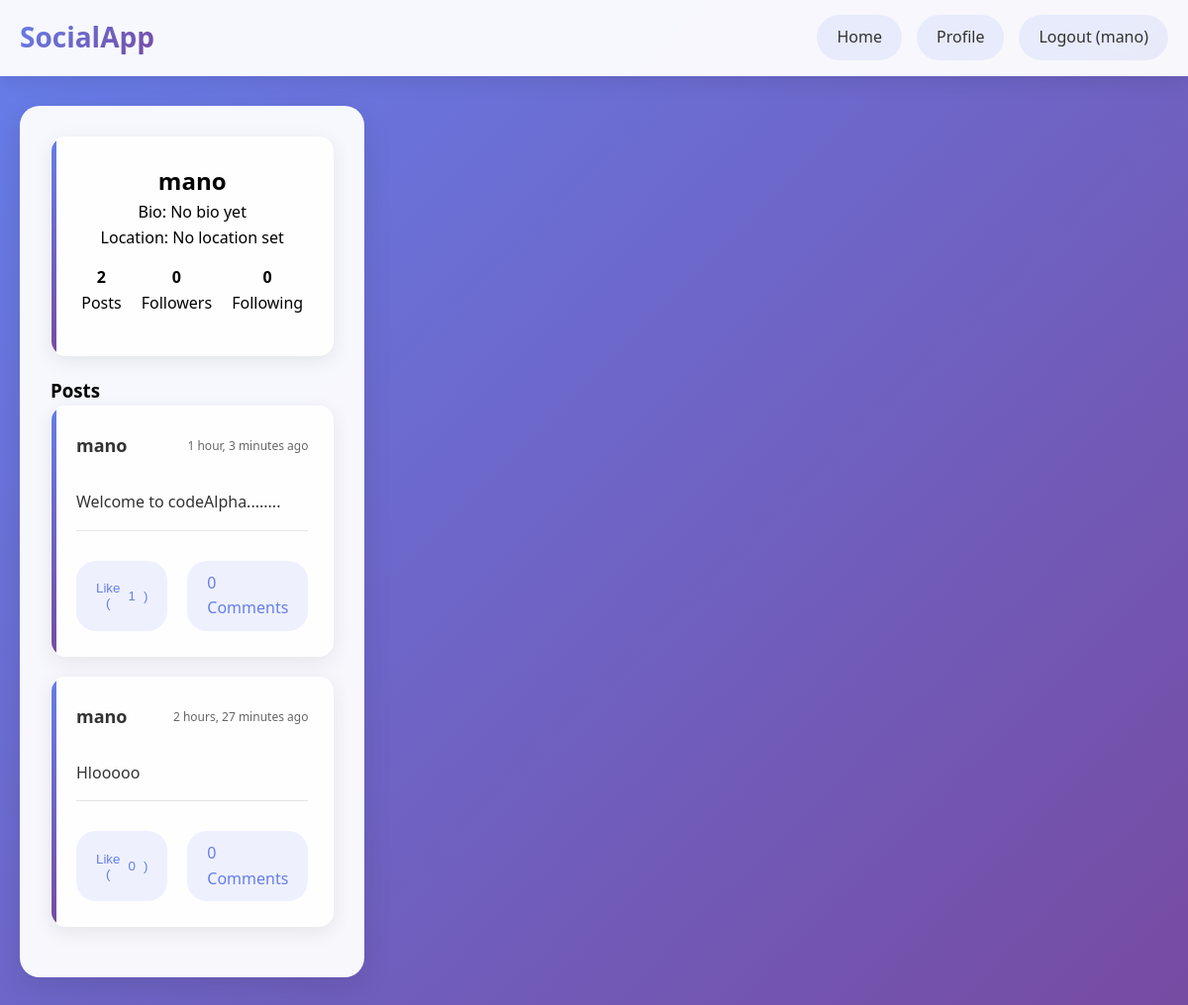
The app's page /profile/mano/ (signed in) with its own data.
### core/models.py (models this page shows, shortened)
class Post(models.Model):
    user = models.ForeignKey(User, on_delete=models.CASCADE)
    content = models.TextField()
    created_at = models.DateTimeField(auto_now_add=True)
    updated_at = models.DateTimeField(auto_now=True)
    class Meta:
        ordering = ['-created_at']

### core/views.py (the view)
# urls.py: path('profile/<str:username>/', views.profile, name='profile'),
@login_required
def profile(request, username):
    user_profile = get_object_or_404(User, username=username)
    posts = Post.objects.filter(user=user_profile).order_by('-created_at')
    is_following = Follow.objects.filter(follower=request.user, following=user_profile).exists()
    return render(request, 'profile.html', {
        'user_profile': user_profile,
        'posts': posts,
        'is_following': is_following,
        'followers_count': user_profile.followers.count(),
        'following_count': user_profile.following.count()
    })

### templates/profile.html (shortened to what this page needs)
{% extends 'base.html' %}
{% block content %}
<div class="container">
    <div class="main-content">
        <div class="post" style="text-align: center;">
            <h2>{{ user_profile.username }}</h2>
            <p>Bio: {{ user_profile.profile.bio|default:"No bio yet" }}</p>
            <p>Location: {{ user_profile.profile.location|default:"No location set" }}</p>
            <div style="display: flex; justify-content: center; gap: 20px; margin: 15px 0;">
                <div>
                    <strong>{{ posts.count }}</strong><br>Posts
                </div>
                <div>
                    <strong>{{ followers_count }}</strong><br>Followers
                </div>
                <div>
                    <strong>{{ following_count }}</strong><br>Following
                </div>
            </div>
        </div>
        <h3>Posts</h3>
        {% for post in posts %}
        <div class="post">
            <div class="post-header">
                <span class="post-user">{{ post.user.username }}</span>
                <span class="post-time">{{ post.created_at|timesince }} ago</span>
            </div>
            <div class="post-content">
                {{ post.content|linebreaks }}
            </div>
            <div class="post-actions">
                <button class="action-btn like-btn {% if request.user in post.likes.all %}liked{% endif %}" data-post-id="{{ post.id }}">
                    Like (<span class="like-count">{{ post.likes.count }}</span>)
                </button>
                <span class="action-btn">{{ post.comments.count }} Comments</span>
            </div>
        </div>
        {% empty %}
        <div class="post">
            <p>No posts yet.</p>
        </div>
        {% endfor %}
    </div>
</div>
{% endblock %}

### templates/base.html (shortened to what this page needs)
<!DOCTYPE html>
<html lang="en">
<head>
    {% load static %}
    <link rel="stylesheet" href="{% static 'css/style.css' %}">
</head>
<body>
    <nav class="navbar">
        <div class="navbar-content">
            <div class="logo">SocialApp</div>
            <div class="nav-links">
                {% if user.is_authenticated %}
                    <a href="{% url 'home' %}">Home</a>
                    <a href="{% url 'profile' user.username %}">Profile</a>
                    <a href="{% url 'logout' %}">Logout ({{ user.username }})</a>
                {% else %}
                    <a href="{% url 'login' %}">Login</a>
                    <a href="{% url 'register' %}">Register</a>
                {% endif %}
            </div>
        </div>
    </nav>
    {% block content %}
    {% endblock %}
</body>
</html>

### static/css/style.css (style rules this page uses)
* { margin: 0; padding: 0; box-sizing: border-box; }
body { font-family: 'Segoe UI', Tahoma, Geneva, Verdana, sans-serif; background: linear-gradient(135deg, #667eea 0%, #764ba2 100%); min-height: 100vh; line-height: 1.6; }
.navbar { background: rgba(255, 255, 255, 0.95); backdrop-filter: blur(10px); padding: 15px 20px; box-shadow: 0 4px 20px rgba(0, 0, 0, 0.1); position: sticky; top: 0; z-index: 1000; border-bottom: 1px solid rgba(255, 255, 255, 0.2); }
.navbar-content { max-width: 1200px; margin: 0 auto; display: flex; justify-content: space-between; align-items: center; }
.logo { font-size: 28px; font-weight: bold; background: linear-gradient(135deg, #667eea, #764ba2); -webkit-background-clip: text; -webkit-text-fill-color: transparent; background-clip: text; }
.nav-links { display: flex; gap: 15px; }
.nav-links a { color: #333; text-decoration: none; padding: 10px 20px; border-radius: 25px; transition: all 0.3s ease; font-weight: 500; background: rgba(102, 126, 234, 0.1); }
.container { max-width: 1200px; margin: 30px auto; padding: 0 20px; display: grid; grid-template-columns: 1fr 2fr 1fr; gap: 25px; }
.main-content { background: rgba(255, 255, 255, 0.95); backdrop-filter: blur(10px); border-radius: 20px; padding: 30px; box-shadow: 0 10px 30px rgba(0, 0, 0, 0.1); border: 1px solid rgba(255, 255, 255, 0.2); }
.post { background: rgba(255, 255, 255, 0.9); border-radius: 15px; padding: 25px; margin-bottom: 20px; box-shadow: 0 5px 20px rgba(0, 0, 0, 0.08); border: 1px solid rgba(255, 255, 255, 0.3); transition: all 0.3s ease; position: relative; overflow: hidden; }
.post::before { content: ''; position: absolute; top: 0; left: 0; width: 5px; height: 100%; background: linear-gradient(135deg, #667eea, #764ba2); }
.post-header { display: flex; align-items: center; margin-bottom: 15px; }
.post-user { font-weight: 600; color: #333; text-decoration: none; font-size: 18px; transition: color 0.3s ease; }
.post-time { color: #666; font-size: 12px; margin-left: auto; }
.post-content { margin-bottom: 15px; padding: 15px 0; font-size: 16px; line-height: 1.6; color: #333; border-bottom: 1px solid rgba(0, 0, 0, 0.1); }
.post-actions { display: flex; gap: 20px; padding-top: 15px; }
.action-btn { background: rgba(102, 126, 234, 0.1); border: none; color: #667eea; cursor: pointer; padding: 10px 20px; border-radius: 20px; transition: all 0.3s ease; font-weight: 500; display: flex; align-items: center; gap: 8px; }
.post { animation: fadeInUp 0.6s ease; }

### records on screen
Post: user.username "mano", created_at "1 hour, 3 minutes", content "Welcome to codeAlpha........", likes.count "1", comments.count "0"
Post: user.username "mano", created_at "2 hours, 27 minutes", content "Hlooooo", likes.count "0", comments.count "0"

### other values on screen
{{ user.username }} "mano"
{{ user_profile.username }} "mano"
{{ user_profile.profile.bio|default:"No bio yet" }} "No bio yet"
{{ user_profile.profile.location|default:"No location set" }} "No location set"
{{ posts.count }} "2"
{{ followers_count }} "0"
{{ following_count }} "0"
